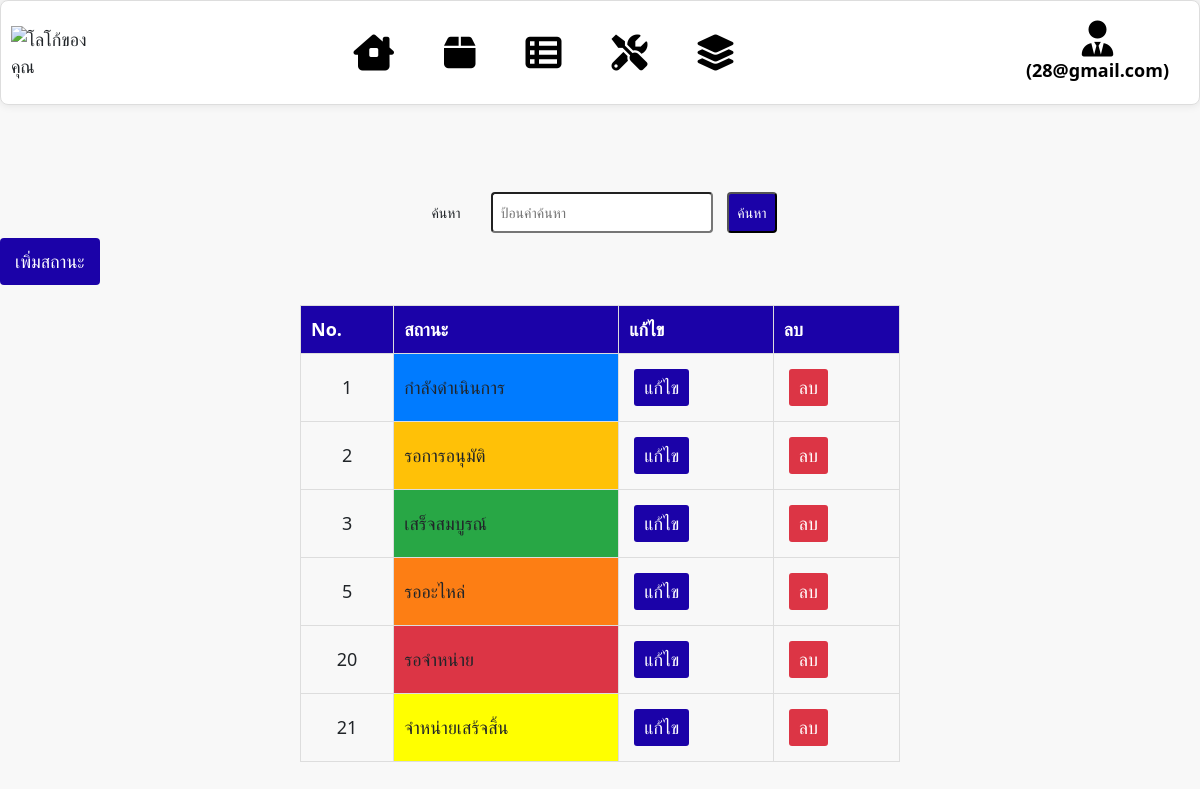
Page /admin/repair_status.php (signed in) on the committed database.
### tables this page shows
CREATE TABLE `users` (
  `u_id` int(11) NOT NULL,
  `u_fname` varchar(255) NOT NULL,
  `u_lname` varchar(255) NOT NULL,
  `u_email` varchar(255) NOT NULL,
  `u_password` varchar(255) NOT NULL,
  `u_status` enum('ใช้งาน','ไม่ได้ใช้งาน') NOT NULL,
  `u_type` enum('ช่าง','แอดมิน','ผู้ใช้') NOT NULL,
  `u_dp_id` int(11) NOT NULL
);

CREATE TABLE `repair_status` (
  `rs_id` int(11) NOT NULL,
  `rs_name` varchar(255) NOT NULL
);

### admin/repair_status.php (the view, shortened to what this page needs)
<!DOCTYPE html>
<html lang="en">
<head>
    <?php include 'public/layout.php'; ?>
</head>
<body>
    <form method="get" action="<?php echo htmlspecialchars($_SERVER["PHP_SELF"]); ?>">
        <label for="search">ค้นหา &nbsp;</label>
        <input type="text" id="search" name="search" placeholder="ป้อนคำค้นหา" value="<?php echo isset($search) ? $search : ''; ?>">
        <input type="submit" value="ค้นหา">
    </form>
    <a href="add_repair_status.php">
        <button type="button" style="background-color: #1b02a8; color: white; padding: 10px 15px; border: none; border-radius: 4px; cursor: pointer; transition: background-color 0.3s;">
            เพิ่มสถานะ
        </button>
    </a>
    <?php
    $servername = "localhost";
    $username = "root";
    $password = "";
    $dbname = "repair";
    $conn = new mysqli($servername, $username, $password, $dbname);
    if ($_SERVER["REQUEST_METHOD"] == "GET" && isset($_GET["search"])) {
        $search = mysqli_real_escape_string($conn, $_GET["search"]);
        $searchSql = "SELECT * FROM repair_status WHERE rs_name LIKE '%$search%'";
        $searchResult = $conn->query($searchSql);
        if ($searchResult->num_rows > 0) {
            echo "<table>";
            echo "<tr><center><th>No.</th><th>สถานะ</th><th>แก้ไข</th><th>ลบ</th></tr>";
            while ($row = $searchResult->fetch_assoc()) {
                $statusId = $row["rs_id"];
                $statusName = $row["rs_name"];
                echo "<tr><td>" . $statusId . "</td><td class='" . strtolower(str_replace(' ', '-', $statusName)) . "-status'>" . $statusName . "</td>";
                echo "<td><center><a href='edit_repair_status.php?id=$statusId' class='edit-button'>แก้ไข</a></td>";
                echo "<td><a href='delete_repair_status.php?id=$statusId' class='delete-button'>ลบ</a></td></tr>";
            }
            echo "</table>";
        } else {
            echo "<p>ไม่พบผลลัพธ์สำหรับคำค้นหา: '$search'</p>";
        }
    } else {
        $statusSql = "SELECT * FROM repair_status";
        $statusResult = $conn->query($statusSql);
        if ($statusResult->num_rows > 0) {
            echo "<table>";
            echo "<tr><center><th>No.</th><th>สถานะ</th><th>แก้ไข</th><th>ลบ</th></tr>";
            while ($row = $statusResult->fetch_assoc()) {
                $statusId = $row["rs_id"];
                $statusName = $row["rs_name"];
                echo "<tr><td><center>" . $statusId . "</td><td class='" . strtolower(str_replace(' ', '-', $statusName)) . "-status'>" . $statusName . "</td>";
                echo "<td><a href='edit_repair_status.php?id=$statusId' class='edit-button'>แก้ไข</a></td>";
                echo "<td><a href='delete_repair_status.php?id=$statusId' class='delete-button'>ลบ</a></td></tr>";
            }
            echo "</table>";
        } else {
            echo "<p>ไม่พบข้อมูลสถานะ</p>";
        }
    }
    ?>
</body>
</html>

### admin/public/layout.php (shortened to what this page needs)
<?php
$user = null;
if (isset($_SESSION['u_id'])) {
   $servername = "localhost";
    $username = "root";
    $password = "";
    $dbname = "repair";
    $conn = new mysqli($servername, $username, $password, $dbname);
    $u_id = $_SESSION['u_id'];
    $sql = "SELECT * FROM users WHERE u_id = $u_id";
    $result = $conn->query($sql);
    if ($result->num_rows > 0) {
        $user = $result->fetch_assoc();
    }
}
?>
<!DOCTYPE html>
<html lang="en">
<head>
    <link rel="stylesheet" href="https://cdnjs.cloudflare.com/ajax/libs/font-awesome/6.0.0/css/all.min.css">
    <link href="https://cdn.jsdelivr.net/npm/bootstrap@5.3.1/dist/css/bootstrap.min.css" rel="stylesheet">
</head>
<body>
    <header>
<nav>
<img src="../upload_files/uploads/ตรา.อบจ.png" alt="โลโก้ของคุณ" style="width: 80px; ">
<div>
    <div class="dropdown">
        <a href="admin_dashboard.php"><i class="fa-solid fa-house-chimney-window fa-2x"></i></a>
    </div>
    <div class="dropdown">
        <a href="material_types.php"><i class="fa-solid fa-box fa-2x"></i></a>
    </div>
    <div class="dropdown">
        <a href="equipment_types_table.php"><i class="fa-solid fa-table-list fa-2x"></i></a>
    </div>
    <div class="dropdown">
        <a href="repair_requests.php"><i class="fa-solid fa-screwdriver-wrench fa-2x"></i></a>
    </div>
    <div class="dropdown">
        <a href="display_assets.php"><i class="fa-solid fa-layer-group fa-2x"></i></a>
    </div>
</div>
    <div class="dropdown">
            <?php if ($user): ?>
            <div class="dropdown">
            <a href="#" class="dropbtn"><i class="fa-solid fa-user-tie fa-2x"></i>(<?php echo $user['u_email']; ?>)</a>
            </div>
            <?php else: ?>
            <?php endif; ?>
        </div>
    </nav>
    </header>
    <br><br><br>
    <br><br>
</body>
</html>

### admin/public/layout.php (style rules this page uses)
body { margin: 0; padding: 0; font-family: 'Segoe UI', Tahoma, Geneva, Verdana, sans-serif; background-color: #f8f8f8; font-size: 18px; }
header { margin-bottom: 10%; }
body { padding-top: 20px; }
nav { background-color: #fff; margin: auto; padding: 10px; display: flex; justify-content: space-between; border: 1px solid #ddd; border-radius: 8px; align-items: center; box-shadow: 0 0 10px rgba(0, 0, 0, 0.1); }
nav a { text-decoration: none; color: black; padding: 10px; border-radius: 5px; transition: background-color 0.3s, color 0.3s; font-weight: bold; position: relative; overflow: hidden; margin-bottom: 5px; display: flex; flex-direction: column; align-items: center; }
nav div { display: flex; }
nav { position: fixed; top: 0; width: 100%; z-index: 1000; }
nav a { display: flex; flex-direction: column; align-items: center; text-align: left; margin: 0 10px; margin-right: 20px; }
nav a::before { content: ""; position: absolute; width: 100%; height: 3px; background-color: #1b02a8; bottom: 0; left: 0; transform: scaleX(0); transform-origin: bottom right; transition: transform 0.3s; }
.dropdown { position: relative; display: inline-block; }
.dropbtn { text-decoration: none; color: black; padding: 10px; border-radius: 5px; transition: background-color 0.3s, color 0.3s; margin: 0 10px; font-weight: bold; position: relative; overflow: hidden; }
header { margin-bottom: 1%; }

### rows in the picture
users: u_email "28@gmail.com"
repair_status: rs_id "1", rs_name "กำลังดำเนินการ"
repair_status: rs_id "2", rs_name "รอการอนุมัติ"
repair_status: rs_id "3", rs_name "เสร็จสมบูรณ์"
repair_status: rs_id "5", rs_name "รออะไหล่"
repair_status: rs_id "20", rs_name "รอจำหน่าย"
repair_status: rs_id "21", rs_name "จำหน่ายเสร้จสิ้น"
